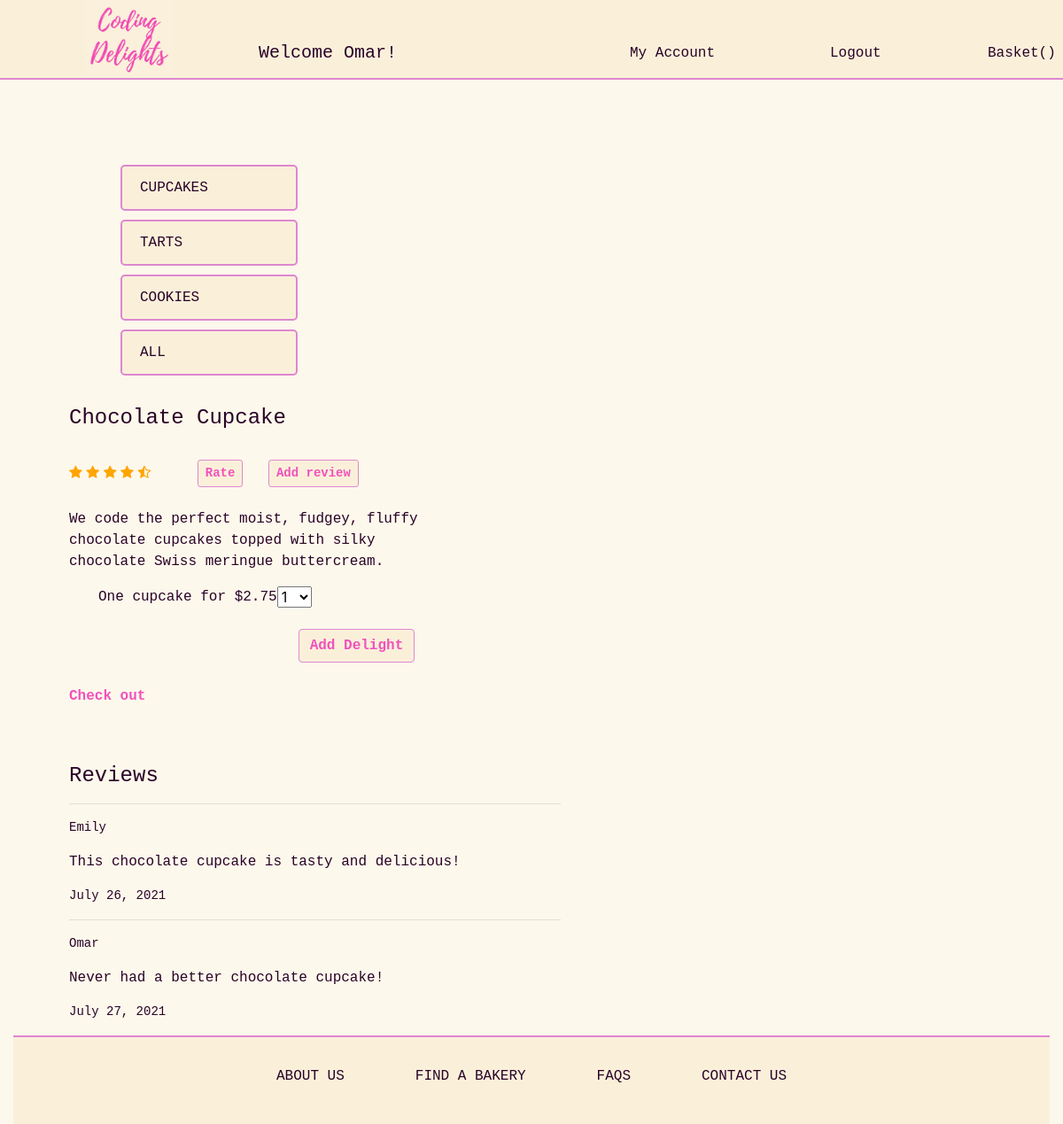
/delights/cupcakes/1 (signed in), run on the app's committed database.
### login_app/models.py (models this page shows)
class User(models.Model):
    first_name= models.CharField(max_length=50)
    last_name= models.CharField(max_length=50)
    email= models.CharField(max_length=100, unique=True)
    address= models.CharField(max_length=255)
    city= models.CharField(max_length=50)
    state= models.CharField(max_length=2)
    password= models.CharField(max_length=60)
    created_at= models.DateTimeField(auto_now_add=True)
    updated_at= models.DateTimeField(auto_now=True)
    objects = UserManager()

### delights_app/models.py (models this page shows)
class Delight(models.Model):
    name= models.CharField(max_length=50)
    des= models.TextField()
    image= models.CharField(max_length=255)
    price= models.DecimalField(decimal_places=2, max_digits=6)
    catigory= models.ForeignKey(Catigory, related_name="delights", on_delete=models.CASCADE)
    created_at = models.DateTimeField(auto_now_add=True)
    updated_at= models.DateTimeField(auto_now=True)

class Review(models.Model):
    review= models.TextField()
    uploaded_by= models.ForeignKey('login_app.User', related_name="reviews", on_delete=models.CASCADE)
    review_for= models.ForeignKey(Delight, related_name="delight_reviews", on_delete=models.CASCADE)
    created_at= models.DateTimeField(auto_now_add=True)
    updated_at= models.DateTimeField(auto_now=True)

### delights_app/views.py (the view)
# urls.py: path('cupcakes/<int:cupcake_id>', views.cupcake),
def cupcake(request, cupcake_id):
    if 'user_id' not in request.session:
        return redirect('/login')
    cupcake_ratings= Delight.objects.get(id= cupcake_id).delight_ratings.all()
    if not cupcake_ratings:
        round_rate= 0
    else:
        rate= cupcake_ratings.aggregate(rate= Avg('rating'))
        print(rate)
        x= rate
        y= x['rate']
        round_rate= round(y*2)/2
    context={
        'cupcake': Delight.objects.get(id= cupcake_id),
        'rate': round_rate,
    }
    return render(request, 'cupcake.html', context)

### delights_app/templates/cupcake.html (shortened to what this page needs)
<!DOCTYPE html>
<html lang="en">
<head>
    <link rel="stylesheet" href="https://stackpath.bootstrapcdn.com/bootstrap/4.5.2/css/bootstrap.min.css"
>
    <link rel="stylesheet" href="https://cdnjs.cloudflare.com/ajax/libs/font-awesome/4.7.0/css/font-awesome.min.css">
    {% load static %}
    <link rel="stylesheet" href="{% static 'css/style.css' %}">
    <link rel="stylesheet" href="{% static 'css/star.css' %}">
</head>
<body>
    <div class="main_container container-fluid" style="background-color: #fdf8ec">
        <div style="background-color: #faf0da; border-bottom:rgb(222, 135, 208) 2px solid" class="row mb-5">
            <div class="col-6 ml-5">
                <div class="row">
                    <img class="mx-5" src="{% static 'img/delight_logo.png' %}" alt="" style="width: 100px;">
                    <h5 class="ml-5 mt-5 monospace">Welcome {{request.session.first_name}}!</h5>
                </div>
            </div>
            <div class="col d-flex">
                <a class=" float-right mt-5 ml-5 monospace" href="/delights/{{request.session.user_id}}">My Account</a>
            </div>
            <div class="col d-flex">
                <a class="float-right mt-5 ml-5 monospace" href="/delights/logout">Logout</a>
            </div>
            <div class="col-1 d-flex">
                <p class="mt-5 monospace">Basket({{request.session.basket}})</p>
            </div>
        </div>
        <div class="row m-5">
            <div class="col-2 mx-5">
                <div class="mt-5" id="catigory" >
                    <a href="/delights/cupcakes" style="border: 2px solid rgb(222, 135, 208); border-radius: 5px;"
                        class="list-group-item list-group-item-action monospace link">CUPCAKES</a>
                    <a href="/delights/tarts" style="border: 2px solid rgb(222, 135, 208); border-radius: 5px;"
                        class="list-group-item list-group-item-action monospace link">TARTS</a>
                    <a href="/delights/cookies" style="border: 2px solid rgb(222, 135, 208); border-radius: 5px;"
                        class="list-group-item list-group-item-action monospace link">COOKIES</a>
                    <a href="/delights/all" style="border: 2px solid rgb(222, 135, 208); border-radius: 5px;"
                        class="list-group-item list-group-item-action monospace link">ALL</a>
                </div>
            </div>
            <div class="col-4 mt-4 img-fluid rounded mx-auto d-block">
            </div>
            <div class="col-5 content-start">
                <h4 class="monospace mt-4">{{cupcake.name}}</h4>
                <div class="my-4 rate_block">
                    {% if rate == 0 %}
                    <span class="fa fa-star-o checked"></span>
                    <span class="fa fa-star-o checked"></span>
                    <span class="fa fa-star-o checked"></span>
                    <span class="fa fa-star-o checked"></span>
                    <span class="fa fa-star-o checked"></span>
                    {% elif rate == 1 %}
                    <span class="fa fa-star checked"></span>
                    <span class="fa fa-star-o checked"></span>
                    <span class="fa fa-star-o checked"></span>
                    <span class="fa fa-star-o checked"></span>
                    <span class="fa fa-star-o checked"></span>
                    {% elif rate == 1.5 %}
                    <span class="fa fa-star checked"></span>
                    <span class="fa fa-star-half-full checked"></span>
                    <span class="fa fa-star-o checked"></span>
                    <span class="fa fa-star-o checked"></span>
                    <span class="fa fa-star-o checked"></span>
                    {% elif rate == 2 %}
                    <span class="fa fa-star checked"></span>
                    <span class="fa fa-star checked"></span>
                    <span class="fa fa-star-o checked"></span>
                    <span class="fa fa-star-o checked"></span>
                    <span class="fa fa-star-o checked"></span>
                    {% elif rate == 2.5 %}
                    <span class="fa fa-star checked"></span>
                    <span class="fa fa-star checked"></span>
                    <span class="fa fa-star-half-full checked"></span>
                    <span class="fa fa-star-o checked"></span>
                    <span class="fa fa-star-o checked"></span>
                    {% elif rate == 3 %}
                    <span class="fa fa-star checked"></span>
                    <span class="fa fa-star checked"></span>
                    <span class="fa fa-star checked"></span>
                    <span class="fa fa-star-o checked"></span>
                    <span class="fa fa-star-o checked"></span>
                    {% elif rate == 3.5 %}
                    <span class="fa fa-star checked"></span>
                    <span class="fa fa-star checked"></span>
                    <span class="fa fa-star checked"></span>
                    <span class="fa fa-star-half-full checked"></span>
                    <span class="fa fa-star-o checked"></span>
                    {% elif rate == 4 %}
                    <span class="fa fa-star checked"></span>
                    <span class="fa fa-star checked"></span>
                    <span class="fa fa-star checked"></span>
                    <span class="fa fa-star checked"></span>
                    <span class="fa fa-star-o checked"></span>
                    {% elif rate == 4.5 %}
                    <span class="fa fa-star checked"></span>
                    <span class="fa fa-star checked"></span>
                    <span class="fa fa-star checked"></span>
                    <span class="fa fa-star checked"></span>
                    <span class="fa fa-star-half-full checked"></span>
                    {% elif rate == 5 %}
                    <span class="fa fa-star checked"></span>
                    <span class="fa fa-star checked"></span>
                    <span class="fa fa-star checked"></span>
                    <span class="fa fa-star checked"></span>
                    <span class="fa fa-star checked"></span>
                    {% endif %}
                </div>
                <div class="m-4 rate_block">
                <button type="button" class="btn one btn-sm mx-4" data-bs-toggle="modal" data-bs-target="#rate">
                    Rate
                </button>
                <button type="button" class="btn one btn-sm" data-bs-toggle="modal" data-bs-target="#review">
                    Add review
                </button>
                </div>
                <p class="monospace">{{cupcake.des}}</p>
                <div class="row">
                    <p class="monospace ml-5">One cupcake for ${{cupcake.price}}</p>
                    <form action="/delights/add_delight/{{cupcake.id}}" method="POST">
                        <select name="qty" id="">
                            <option value="1">1</option>
                        </select><br>
                        <input type="submit" class="one btn m-4" value="Add Delight">
                    </form><br>
                </div>
                <p><a class="check_out" href="/delights/check_out">Check out</a></p>
            </div>
        </div>
        <div class="col-6 ml-5">
            <h4 class="monospace">Reviews</h4>
            {% for review in cupcake.delight_reviews.all %}
            <hr>
            <p class="monospace" style="font-size: 14px;">{{review.uploaded_by.first_name}}</p>
            <p class="monospace">{{review.review}}</p>
            <p class="monospace" style="font-size: 14px;">{{review.created_at|date:"F d, Y"}}</p>
            {% endfor %}
        </div>
        <div style="background-color: #faf0da; border-top: rgb(222, 135, 208) 2px solid; height: 100PX;">
            <ul class="nav justify-content-center">
                <li class="nav-item">
                    <a class="nav-link active monospace m-4" aria-current="page" href="#">ABOUT US</a>
                </li>
                <li class="nav-item">
                    <a class="nav-link monospace m-4" href="#">FIND A BAKERY</a>
                </li>
                <li class="nav-item">
                    <a class="nav-link monospace m-4" href="#">FAQS</a>
                </li>
                <li class="nav-item">
                    <a class="nav-link monospace m-4" href="#" tabindex="-1" aria-disabled="true">CONTACT US</a>
                </li>
            </ul>
        </div>
    </div>
</body>
</html>

### delights_app/static/css/style.css (style rules this page uses)
.monospace { font-family: monospace; color: rgb(41, 2, 39); }
#catigory { width: 200px; }
.link { background-color: #faf0da; margin: 10px; }
.one { border: solid rgb(222, 135, 208) 1px; color: #F152BC; background-color: #faf0da; font-family: 'Courier New', Courier, monospace; font-weight: bolder; }
.check_out { color: #F152BC; font-weight: bolder; font-family: 'Courier New', Courier, monospace; }
.rate_block { display: inline-block; }

### delights_app/static/css/star.css (style rules this page uses)
.checked { color: orange; }

### data on the page
User: session.first_name "Omar"
Delight: name "Chocolate Cupcake", des "We code the perfect moist, fudgey, fluffy chocolate cupcakes topped with silky chocolate Swiss meringue buttercream.", price "2.75"
Review: uploaded_by.first_name "Emily", review "This chocolate cupcake is tasty and delicious!", created_at "July 26, 2021"
Review: uploaded_by.first_name "Omar", review "Never had a better chocolate cupcake!", created_at "July 27, 2021"
